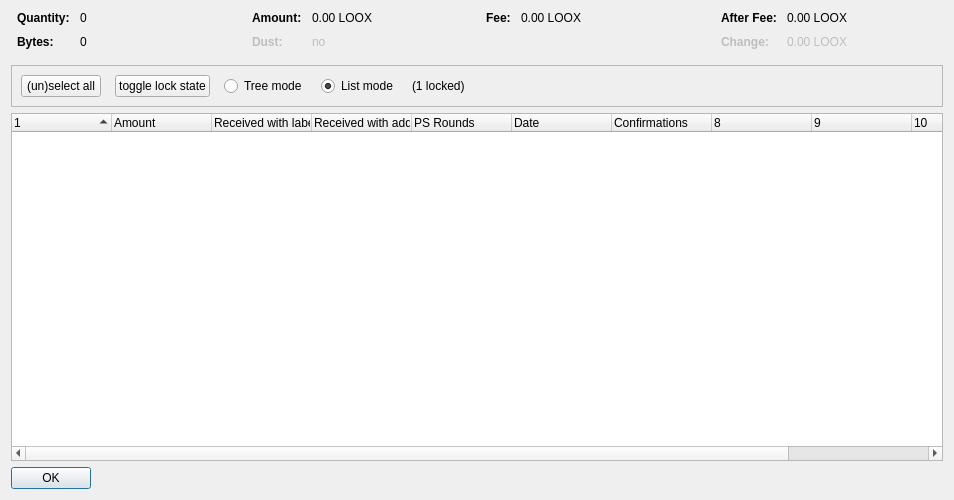
<?xml version="1.0" encoding="UTF-8"?>
<ui version="4.0">
 <class>CoinControlDialog</class>
 <widget class="QDialog" name="CoinControlDialog">
  <property name="geometry">
   <rect>
    <x>0</x>
    <y>0</y>
    <width>954</width>
    <height>500</height>
   </rect>
  </property>
  <property name="windowTitle">
   <string>Coin Selection</string>
  </property>
  <layout class="QVBoxLayout" name="verticalLayout">
   <item>
    <layout class="QHBoxLayout" name="horizontalLayoutTop" stretch="0,0,0,0">
     <property name="topMargin">
      <number>0</number>
     </property>
     <property name="bottomMargin">
      <number>10</number>
     </property>
     <item>
      <layout class="QFormLayout" name="formLayoutCoinControl1">
       <property name="horizontalSpacing">
        <number>10</number>
       </property>
       <property name="verticalSpacing">
        <number>10</number>
       </property>
       <property name="leftMargin">
        <number>6</number>
       </property>
       <property name="rightMargin">
        <number>6</number>
       </property>
       <item row="0" column="0">
        <widget class="QLabel" name="labelCoinControlQuantityText">
         <property name="font">
          <font>
           <weight>75</weight>
           <bold>true</bold>
          </font>
         </property>
         <property name="text">
          <string>Quantity:</string>
         </property>
        </widget>
       </item>
       <item row="0" column="1">
        <widget class="QLabel" name="labelCoinControlQuantity">
         <property name="cursor">
          <cursorShape>IBeamCursor</cursorShape>
         </property>
         <property name="contextMenuPolicy">
          <enum>Qt::ActionsContextMenu</enum>
         </property>
         <property name="text">
          <string notr="true">0</string>
         </property>
         <property name="textInteractionFlags">
          <set>Qt::LinksAccessibleByMouse|Qt::TextSelectableByKeyboard|Qt::TextSelectableByMouse</set>
         </property>
        </widget>
       </item>
       <item row="1" column="0">
        <widget class="QLabel" name="labelCoinControlBytesText">
         <property name="font">
          <font>
           <weight>75</weight>
           <bold>true</bold>
          </font>
         </property>
         <property name="text">
          <string>Bytes:</string>
         </property>
        </widget>
       </item>
       <item row="1" column="1">
        <widget class="QLabel" name="labelCoinControlBytes">
         <property name="cursor">
          <cursorShape>IBeamCursor</cursorShape>
         </property>
         <property name="contextMenuPolicy">
          <enum>Qt::ActionsContextMenu</enum>
         </property>
         <property name="text">
          <string notr="true">0</string>
         </property>
         <property name="textInteractionFlags">
          <set>Qt::LinksAccessibleByMouse|Qt::TextSelectableByKeyboard|Qt::TextSelectableByMouse</set>
         </property>
        </widget>
       </item>
      </layout>
     </item>
     <item>
      <layout class="QFormLayout" name="formLayoutCoinControl2">
       <property name="horizontalSpacing">
        <number>10</number>
       </property>
       <property name="verticalSpacing">
        <number>10</number>
       </property>
       <property name="leftMargin">
        <number>6</number>
       </property>
       <property name="rightMargin">
        <number>6</number>
       </property>
       <item row="0" column="0">
        <widget class="QLabel" name="labelCoinControlAmountText">
         <property name="font">
          <font>
           <weight>75</weight>
           <bold>true</bold>
          </font>
         </property>
         <property name="text">
          <string>Amount:</string>
         </property>
        </widget>
       </item>
       <item row="0" column="1">
        <widget class="QLabel" name="labelCoinControlAmount">
         <property name="cursor">
          <cursorShape>IBeamCursor</cursorShape>
         </property>
         <property name="contextMenuPolicy">
          <enum>Qt::ActionsContextMenu</enum>
         </property>
         <property name="text">
          <string notr="true">0.00 LOOX</string>
         </property>
         <property name="textInteractionFlags">
          <set>Qt::LinksAccessibleByMouse|Qt::TextSelectableByKeyboard|Qt::TextSelectableByMouse</set>
         </property>
        </widget>
       </item>
       <item row="1" column="0">
        <widget class="QLabel" name="labelCoinControlLowOutputText">
         <property name="enabled">
          <bool>false</bool>
         </property>
         <property name="font">
          <font>
           <weight>75</weight>
           <bold>true</bold>
          </font>
         </property>
         <property name="text">
          <string>Dust:</string>
         </property>
        </widget>
       </item>
       <item row="1" column="1">
        <widget class="QLabel" name="labelCoinControlLowOutput">
         <property name="enabled">
          <bool>false</bool>
         </property>
         <property name="cursor">
          <cursorShape>IBeamCursor</cursorShape>
         </property>
         <property name="contextMenuPolicy">
          <enum>Qt::ActionsContextMenu</enum>
         </property>
         <property name="text">
          <string notr="true">no</string>
         </property>
         <property name="textInteractionFlags">
          <set>Qt::LinksAccessibleByMouse|Qt::TextSelectableByKeyboard|Qt::TextSelectableByMouse</set>
         </property>
        </widget>
       </item>
      </layout>
     </item>
     <item>
      <layout class="QFormLayout" name="formLayoutCoinControl3">
       <property name="horizontalSpacing">
        <number>10</number>
       </property>
       <property name="verticalSpacing">
        <number>10</number>
       </property>
       <property name="leftMargin">
        <number>6</number>
       </property>
       <property name="rightMargin">
        <number>6</number>
       </property>
       <item row="0" column="0">
        <widget class="QLabel" name="labelCoinControlFeeText">
         <property name="font">
          <font>
           <weight>75</weight>
           <bold>true</bold>
          </font>
         </property>
         <property name="text">
          <string>Fee:</string>
         </property>
        </widget>
       </item>
       <item row="0" column="1">
        <widget class="QLabel" name="labelCoinControlFee">
         <property name="cursor">
          <cursorShape>IBeamCursor</cursorShape>
         </property>
         <property name="contextMenuPolicy">
          <enum>Qt::ActionsContextMenu</enum>
         </property>
         <property name="text">
          <string notr="true">0.00 LOOX</string>
         </property>
         <property name="textInteractionFlags">
          <set>Qt::LinksAccessibleByMouse|Qt::TextSelectableByKeyboard|Qt::TextSelectableByMouse</set>
         </property>
        </widget>
       </item>
      </layout>
     </item>
     <item>
      <layout class="QFormLayout" name="formLayoutCoinControl4">
       <property name="horizontalSpacing">
        <number>10</number>
       </property>
       <property name="verticalSpacing">
        <number>10</number>
       </property>
       <property name="leftMargin">
        <number>6</number>
       </property>
       <property name="rightMargin">
        <number>6</number>
       </property>
       <item row="0" column="0">
        <widget class="QLabel" name="labelCoinControlAfterFeeText">
         <property name="font">
          <font>
           <weight>75</weight>
           <bold>true</bold>
          </font>
         </property>
         <property name="text">
          <string>After Fee:</string>
         </property>
        </widget>
       </item>
       <item row="0" column="1">
        <widget class="QLabel" name="labelCoinControlAfterFee">
         <property name="cursor">
          <cursorShape>IBeamCursor</cursorShape>
         </property>
         <property name="contextMenuPolicy">
          <enum>Qt::ActionsContextMenu</enum>
         </property>
         <property name="text">
          <string notr="true">0.00 LOOX</string>
         </property>
         <property name="textInteractionFlags">
          <set>Qt::LinksAccessibleByMouse|Qt::TextSelectableByKeyboard|Qt::TextSelectableByMouse</set>
         </property>
        </widget>
       </item>
       <item row="1" column="0">
        <widget class="QLabel" name="labelCoinControlChangeText">
         <property name="enabled">
          <bool>false</bool>
         </property>
         <property name="font">
          <font>
           <weight>75</weight>
           <bold>true</bold>
          </font>
         </property>
         <property name="text">
          <string>Change:</string>
         </property>
        </widget>
       </item>
       <item row="1" column="1">
        <widget class="QLabel" name="labelCoinControlChange">
         <property name="enabled">
          <bool>false</bool>
         </property>
         <property name="cursor">
          <cursorShape>IBeamCursor</cursorShape>
         </property>
         <property name="contextMenuPolicy">
          <enum>Qt::ActionsContextMenu</enum>
         </property>
         <property name="text">
          <string notr="true">0.00 LOOX</string>
         </property>
         <property name="textInteractionFlags">
          <set>Qt::LinksAccessibleByMouse|Qt::TextSelectableByKeyboard|Qt::TextSelectableByMouse</set>
         </property>
        </widget>
       </item>
      </layout>
     </item>
    </layout>
   </item>
   <item>
    <widget class="QFrame" name="frame">
     <property name="minimumSize">
      <size>
       <width>0</width>
       <height>40</height>
      </size>
     </property>
     <property name="frameShape">
      <enum>QFrame::StyledPanel</enum>
     </property>
     <property name="frameShadow">
      <enum>QFrame::Sunken</enum>
     </property>
     <layout class="QHBoxLayout" name="horizontalLayout">
      <item>
       <layout class="QHBoxLayout" name="horizontalLayoutPanel" stretch="0,0,0,0,0,0">
        <property name="spacing">
         <number>14</number>
        </property>
        <item>
         <widget class="QPushButton" name="pushButtonSelectAll">
          <property name="sizePolicy">
           <sizepolicy hsizetype="Maximum" vsizetype="Fixed">
            <horstretch>0</horstretch>
            <verstretch>0</verstretch>
           </sizepolicy>
          </property>
          <property name="text">
           <string>(un)select all</string>
          </property>
          <property name="autoDefault">
           <bool>false</bool>
          </property>
         </widget>
        </item>
        <item>
         <widget class="QPushButton" name="pushButtonToggleLock">
          <property name="sizePolicy">
           <sizepolicy hsizetype="Maximum" vsizetype="Fixed">
            <horstretch>0</horstretch>
            <verstretch>0</verstretch>
           </sizepolicy>
          </property>
          <property name="text">
           <string>toggle lock state</string>
          </property>
          <property name="autoDefault">
           <bool>false</bool>
          </property>
         </widget>
        </item>
        <item>
         <widget class="QRadioButton" name="radioTreeMode">
          <property name="sizePolicy">
           <sizepolicy hsizetype="Maximum" vsizetype="Fixed">
            <horstretch>0</horstretch>
            <verstretch>0</verstretch>
           </sizepolicy>
          </property>
          <property name="text">
           <string>Tree mode</string>
          </property>
         </widget>
        </item>
        <item>
         <widget class="QRadioButton" name="radioListMode">
          <property name="sizePolicy">
           <sizepolicy hsizetype="Maximum" vsizetype="Fixed">
            <horstretch>0</horstretch>
            <verstretch>0</verstretch>
           </sizepolicy>
          </property>
          <property name="text">
           <string>List mode</string>
          </property>
          <property name="checked">
           <bool>true</bool>
          </property>
         </widget>
        </item>
        <item>
         <widget class="QLabel" name="labelLocked">
          <property name="text">
           <string>(1 locked)</string>
          </property>
         </widget>
        </item>
        <item>
         <spacer name="horizontalSpacer">
          <property name="orientation">
           <enum>Qt::Horizontal</enum>
          </property>
          <property name="sizeHint" stdset="0">
           <size>
            <width>40</width>
            <height>20</height>
           </size>
          </property>
         </spacer>
        </item>
       </layout>
      </item>
     </layout>
    </widget>
   </item>
   <item>
    <widget class="CoinControlTreeWidget" name="treeWidget">
     <property name="contextMenuPolicy">
      <enum>Qt::CustomContextMenu</enum>
     </property>
     <property name="sortingEnabled">
      <bool>false</bool>
     </property>
     <property name="columnCount">
      <number>11</number>
     </property>
     <attribute name="headerShowSortIndicator" stdset="0">
      <bool>true</bool>
     </attribute>
     <attribute name="headerStretchLastSection">
      <bool>false</bool>
     </attribute>
     <column>
      <property name="text">
       <string/>
      </property>
     </column>
     <column>
      <property name="text">
       <string>Amount</string>
      </property>
     </column>
     <column>
      <property name="text">
       <string>Received with label</string>
      </property>
     </column>
     <column>
      <property name="text">
       <string>Received with address</string>
      </property>
     </column>
     <column>
      <property name="text">
       <string>PS Rounds</string>
      </property>
     </column>
     <column>
      <property name="text">
       <string>Date</string>
      </property>
     </column>
     <column>
      <property name="text">
       <string>Confirmations</string>
      </property>
      <property name="toolTip">
       <string>Confirmed</string>
      </property>
     </column>
     <column>
      <property name="text">
       <string/>
      </property>
     </column>
     <column>
      <property name="text">
       <string/>
      </property>
     </column>
     <column>
      <property name="text">
       <string/>
      </property>
     </column>
     <column>
      <property name="text">
       <string/>
      </property>
     </column>
    </widget>
   </item>
   <item>
    <widget class="QDialogButtonBox" name="buttonBox">
     <property name="sizePolicy">
      <sizepolicy hsizetype="Maximum" vsizetype="Fixed">
       <horstretch>0</horstretch>
       <verstretch>0</verstretch>
      </sizepolicy>
     </property>
     <property name="orientation">
      <enum>Qt::Horizontal</enum>
     </property>
     <property name="standardButtons">
      <set>QDialogButtonBox::Ok</set>
     </property>
    </widget>
   </item>
  </layout>
 </widget>
 <customwidgets>
  <customwidget>
   <class>CoinControlTreeWidget</class>
   <extends>QTreeWidget</extends>
   <header>coincontroltreewidget.h</header>
  </customwidget>
 </customwidgets>
 <resources/>
 <connections/>
</ui>
